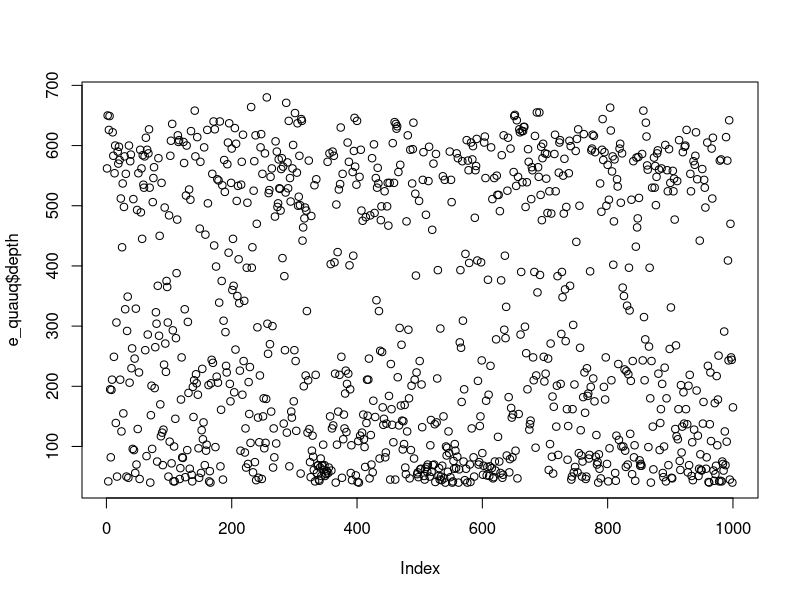
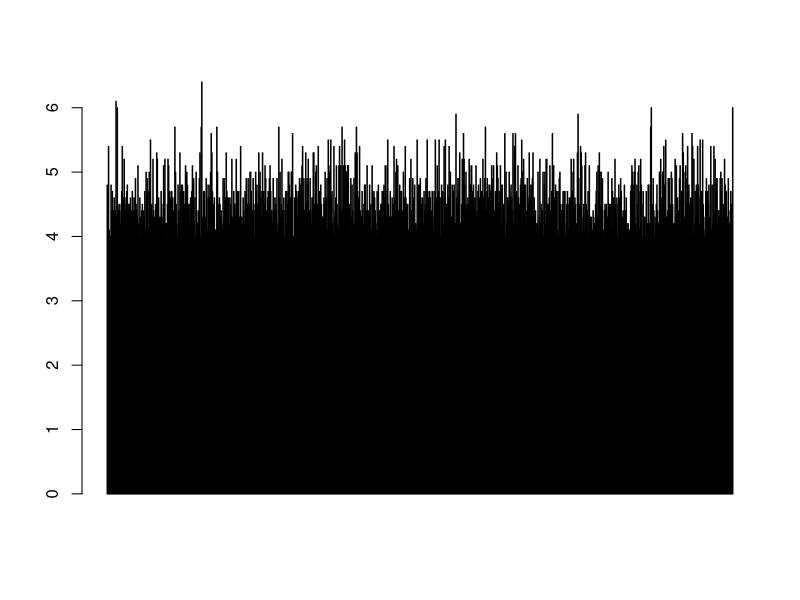
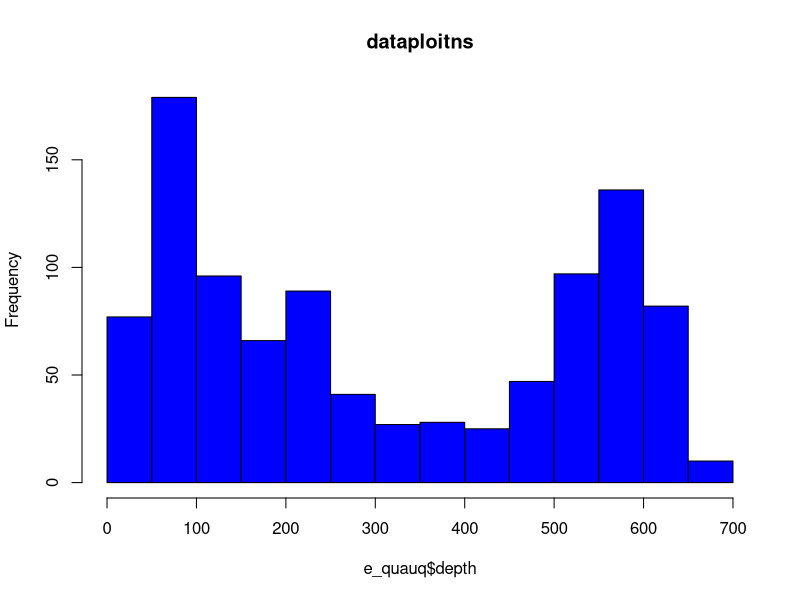
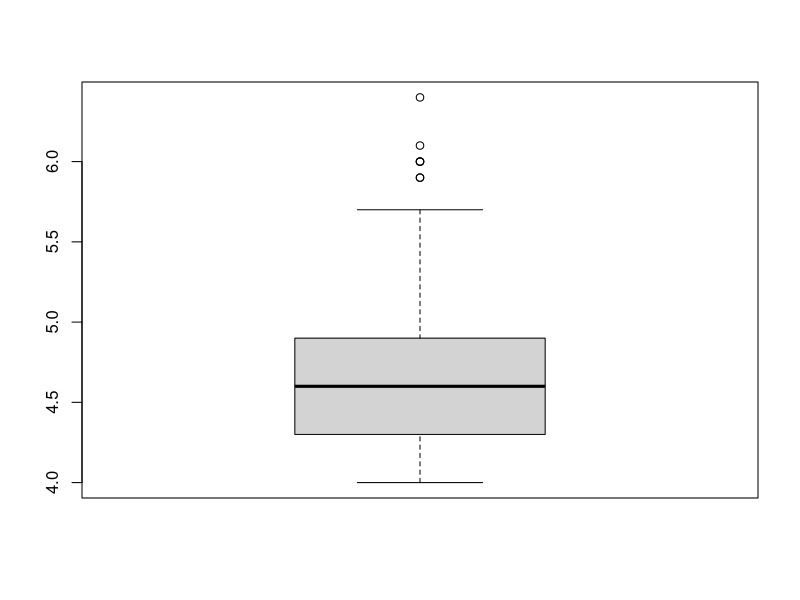
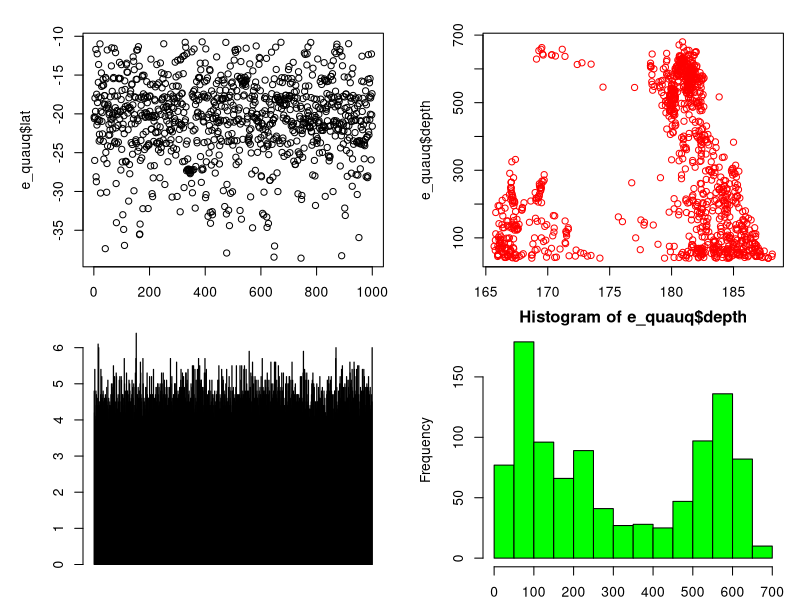

Generate these figures, in order, with R: (Note: this script raises an error after producing the figures.)
#read the data
e_quauq <- datasets::quakes

head(e_quauq,20)
tail(e_quauq,20)

df<-e_quauq[,c(1:3)]

df[,2]

summary(e_quauq$lat)
summary(e_quauq)

plot(e_quauq$depth)

barplot(e_quauq$mag)

hist(e_quauq$depth,col = 'blue',main='dataploitns')
boxplot(e_quauq$mag)
par(mfrow = c(2,2),mar=c(2,5,2,1),las=0,bty="o")
plot(e_quauq$lat)
plot(e_quauq$long,e_quauq$depth,col='red')
barplot(e_quauq$mag,col='blue')
hist(e_quauq$depth,col='green')


sd(e_quauq$mag,na.rm = T)
var(e_quauq$mag,na.rm = T)


skewness(e_quauq$mag)
kurtosis(e_quauq$mag)



